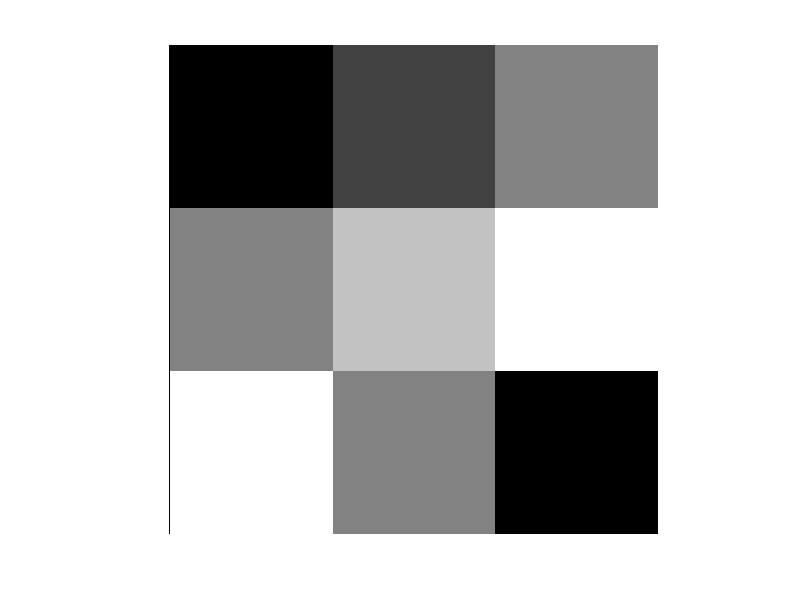
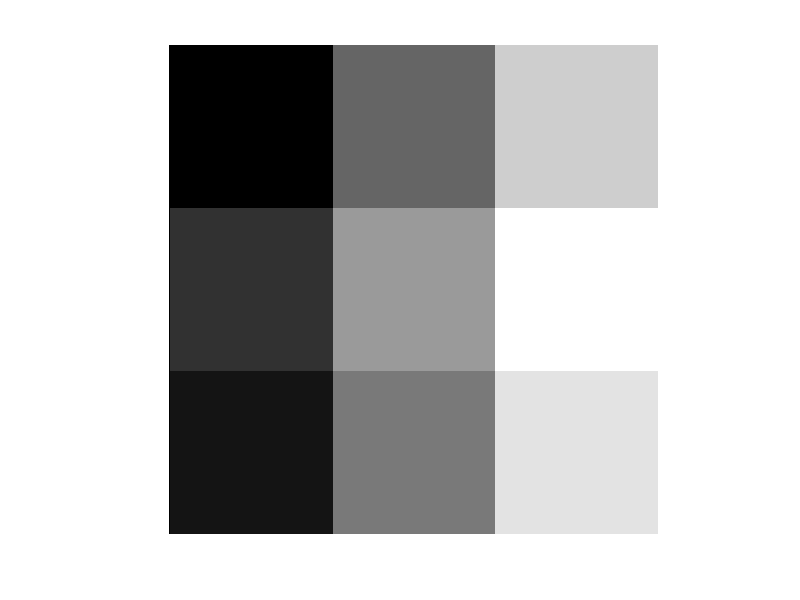
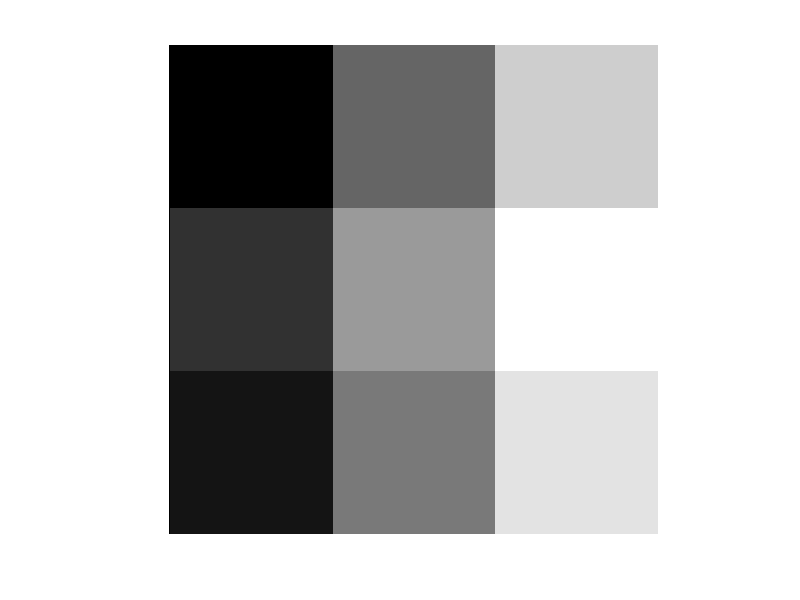
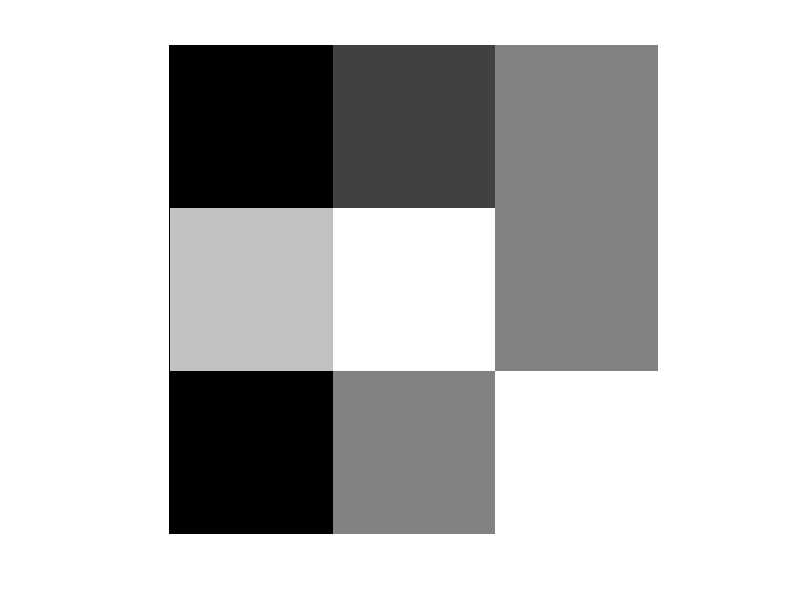

Reproduce these figures in MATLAB, in order.
clear;

% imshow grayscale + RGB end-to-end.
% Expected output: figure markers per call; no errors.

% --- 1. grayscale double, default [0,1] range ---
I = [0 0.25 0.5; 0.5 0.75 1; 1 0.5 0];
imshow(I);
fprintf('imshow(I) OK (cmin=0 cmax=1 expected)\n');

% --- 2. grayscale double, explicit range ---
J = [10 20 30; 15 25 35; 12 22 32];
figure;
imshow(J, [10 35]);
fprintf('imshow(J, [10 35]) OK (cmin=10 cmax=35 expected)\n');

% --- 3. grayscale double, auto range ---
figure;
imshow(J, []);
fprintf('imshow(J, []) OK (cmin=10 cmax=35 from data extent)\n');

% --- 4. uint8 grayscale, range [0,255] ---
U = uint8([0 64 128; 192 255 128; 0 128 255]);
figure;
imshow(U);
fprintf('imshow(uint8) OK (cmin=0 cmax=255 expected)\n');

% --- 5. RGB double via cat(3,...) ---
R = [1 0; 0 1];
G = [0 1; 1 0];
B = [0.5 0.5; 0.5 0.5];
figure;
imshow(cat(3, R, G, B));
fprintf('imshow(RGB double) OK (image-rgb dataset, 2x2x3)\n');

% --- 6. logical mask ---
L = false(3, 3);
L(:,:) = true;
figure;
imshow(L);
fprintf('imshow(logical) OK (range [0,1], all pixels white)\n');

fprintf('imshow smoke DONE\n');
